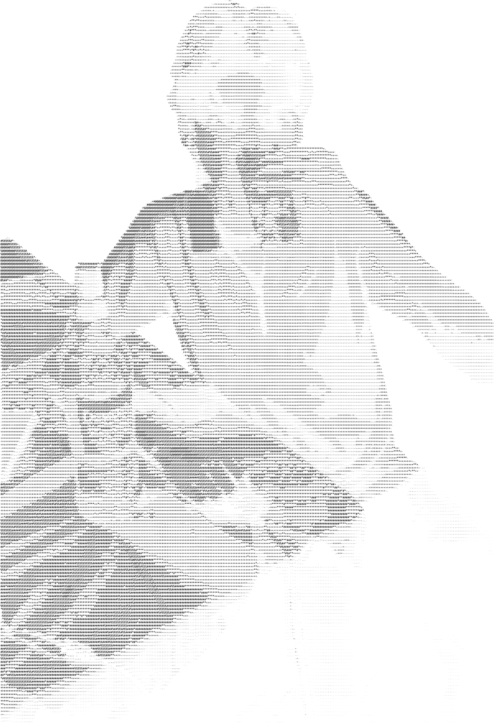
#> input picture assets/portrait-source.png, 988 x 1445 px (shown at 1/2 size)
$ python generate_card.py
#> lines starting #> are read from the running program, lines starting #| are printed output that depends on the picture
import json
import math
import os
from calendar import monthrange
from datetime import date, datetime
from pathlib import Path
from zoneinfo import ZoneInfo
from urllib.request import Request, urlopen

from PIL import Image, ImageDraw, ImageFont

HANDLE = "nankishr"
HOST = "notasynthezoid"
NAME = "Nandhakishor VS"
EDUCATION = "Bachelor's in CSE (ongoing)"
BIO = "Passionate about optimizing software, reading fiction and listening to electronic music."
DOB = date(2008, 10, 1)
QUOTE = "I consume too much water for a human I think…"
TZ = "Asia/Kolkata"
TOKEN = os.environ.get("GITHUB_TOKEN")

W, H, S = 780, 480, 2
PAD_TOP = 28
GAIN = 1.3

BG = (13, 16, 21)
FG = (225, 229, 235)
DIM = (119, 127, 139)
ACCENT = (174, 157, 204)
SUBTLE = (39, 44, 53)

ROOT = Path(__file__).resolve().parents[1]
ASSETS = ROOT / "assets"
MONO = ASSETS / "fonts" / "FragmentMono-Regular.ttf"
SERIF = ASSETS / "fonts" / "CormorantGaramond-Italic[wght].ttf"

YEARS_QUERY = """
query($login: String!) {
  user(login: $login) {
    contributionsCollection { contributionYears }
  }
}
"""

YEAR_QUERY = """
query($login: String!, $from: DateTime!, $to: DateTime!) {
  user(login: $login) {
    contributionsCollection(from: $from, to: $to) {
      totalCommitContributions
      restrictedContributionsCount
    }
  }
}
"""


def font(path, size):
    return ImageFont.truetype(str(path), round(size * S))


# [28 lines left out: functions age, wrap, not called in this run]


def gh(url):
    req = Request(url, headers={
        "Accept": "application/vnd.github+json",
        "User-Agent": "nankishr-profile-card",
        "X-GitHub-Api-Version": "2022-11-28",
    })
    if TOKEN:
        req.add_header("Authorization", f"Bearer {TOKEN}")
    with urlopen(req, timeout=20) as res:
        return json.loads(res.read().decode()), res.headers.get("Link", "")


# [30 lines left out: functions gql, total_commits, not called in this run]


def github_stats():
    stars = 0
    commits = None
    page = 1
    try:
        while True:
            repos, _ = gh(
                f"https://api.github.com/users/{HANDLE}/repos"
                f"?type=owner&per_page=100&page={page}"
            )
            for repo in repos:
                if repo.get("fork"):
                    continue
                stars += repo.get("stargazers_count", 0)
            if len(repos) < 100:
                break
            page += 1
    except Exception as e:
        print(f"GitHub API error (stars): {e}")
    try:
        commits = total_commits()
    except Exception as e:
        print(f"GitHub API error (commits): {e}")
    return stars, commits


# [17 lines left out: functions star_icon, commit_icon, not called in this run]


def main():
    img = Image.new("RGB", (W * S, H * S), BG)
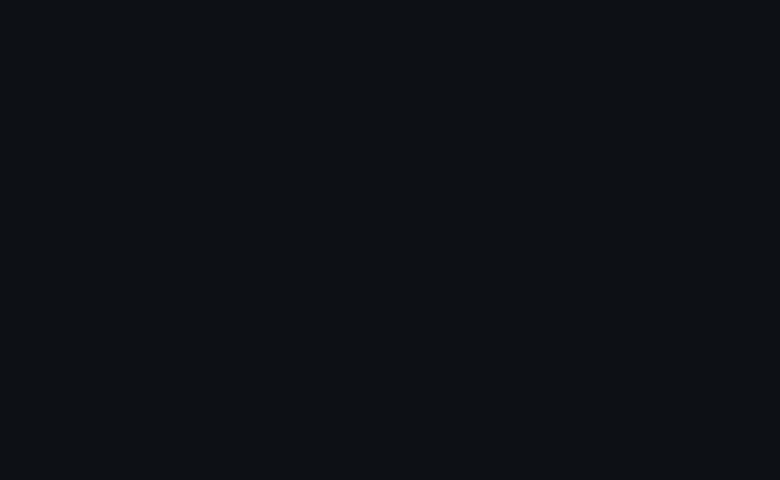
#> img: PIL image 1560x960 RGB (shown at 1/2 size); mean R, G, B 13, 16, 21
    d = ImageDraw.Draw(img)

    src = Image.open(ASSETS / "portrait-source.png").convert("RGBA")
#> src is the input picture: PIL image 988x1445 RGBA; mean R, G, B, A 66.5, 66.5, 66.5, 37.9
    ph = (H - PAD_TOP) * S
    pw = round(src.width * ph / src.height)
#> pw = 618
    alpha = src.getchannel("A").resize((pw, ph), Image.Resampling.LANCZOS)
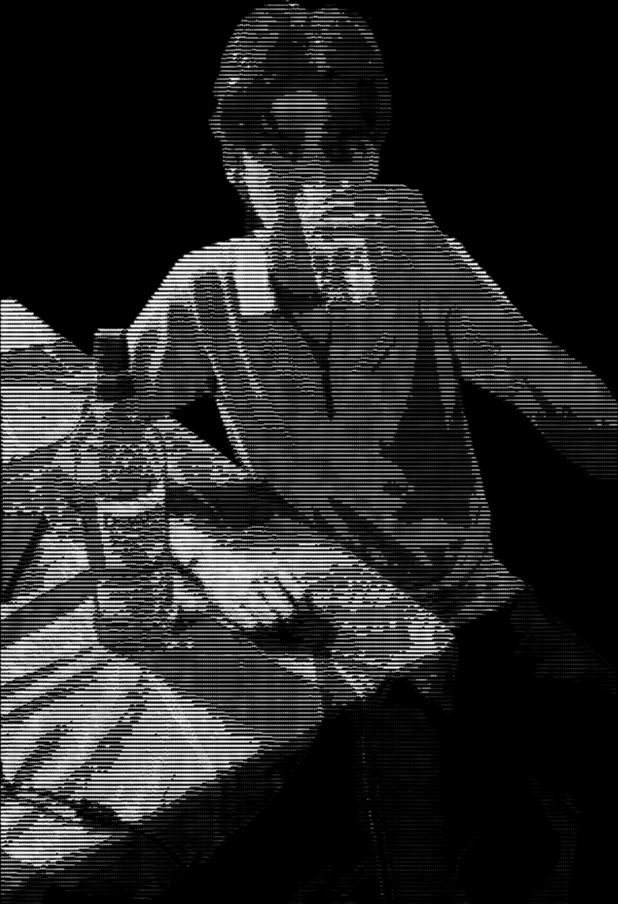
#> alpha: PIL image 618x904 L; min 0, max 255, mean 38.2
    mask = alpha.point([min(255, round(255 * (i / 255) ** 0.8 * GAIN)) for i in range(256)])
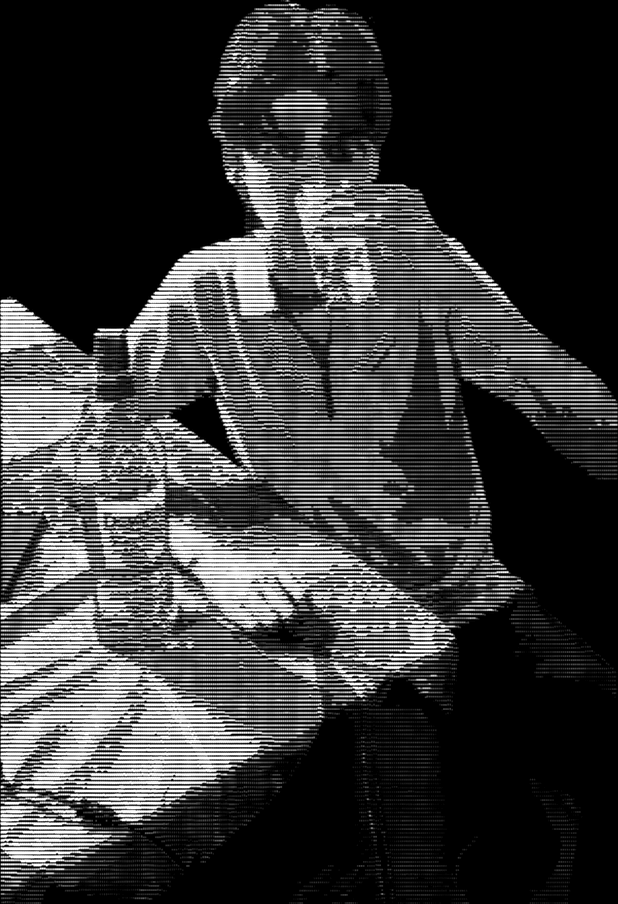
#> mask: PIL image 618x904 L; min 0, max 255, mean 56.6
    img.paste(Image.new("RGB", (pw, ph), FG), (0, PAD_TOP * S), mask)
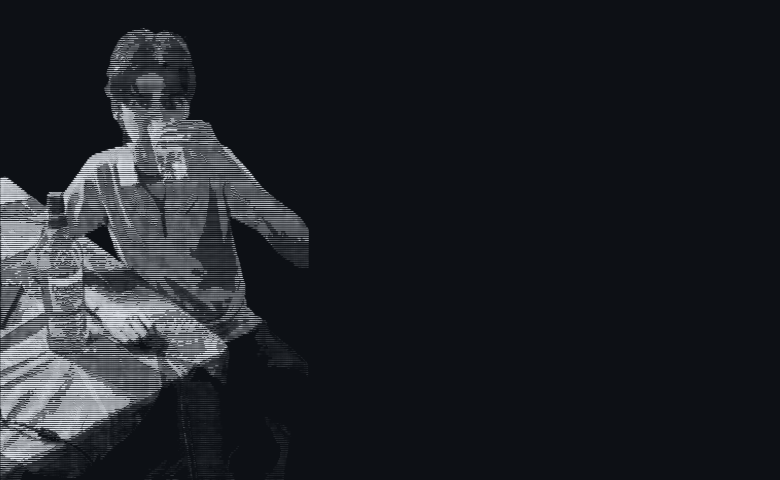
#> img: PIL image 1560x960 RGB (shown at 1/2 size); mean R, G, B 30.5, 33.6, 38.7

    def text(x, y, s, f, c):
        d.text((round(x * S), round(y * S)), s, font=f, fill=c, anchor="ls")

    def line(x1, y1, x2, y2, c):
        d.line((round(x1 * S), round(y1 * S), round(x2 * S), round(y2 * S)), fill=c, width=S)

    def width(s, f):
        return d.textlength(s, font=f) / S

    stars, commits = github_stats()

    x = max(pw / S + 35, 350)
    right = W - 35

    label = font(MONO, 9)
    text(x, 78, "PERSONAL PROFILE", label, DIM)
    line(x, 83, x + width("PERSONAL PROFILE", label), 83, DIM)

    big, small = font(MONO, 21), font(MONO, 12)
    hw = width(HANDLE, big)
    text(x, 117, HANDLE, big, FG)
    text(x + hw, 117, "@", big, DIM)
    text(x + hw + width("@", big), 117, HOST, small, ACCENT)
    line(x, 139, right, 139, SUBTLE)

    key, val = font(MONO, 10), font(MONO, 14)
    uptime = age(DOB, datetime.now(ZoneInfo(TZ)).date())
    for y, k, v in ((173, "name", NAME), (201, "uptime", uptime), (229, "education", EDUCATION)):
        text(x, y, k, key, DIM)
        text(x + 90, y, v, val, FG)

    bio_size, bio_gap = 14, 21
    quote_size, quote_gap = 26, 30
    while True:
        bio_f = font(MONO, bio_size)
        quote_f = font(SERIF, quote_size)
        bio = wrap(d, BIO, bio_f, right - x)
        quote = wrap(d, QUOTE, quote_f, right - x - 25)
        box = quote_f.getbbox("Ihgy", anchor="ls")
        rise, fall = -box[1] / S, box[3] / S
        qtop = 277 + len(bio) * bio_gap + 15
        first = qtop + 6 + rise
        qbottom = first + (len(quote) - 1) * quote_gap + fall + 6
        if qbottom <= 410:
            break
        if quote_size > 19:
            quote_size -= 1
        elif bio_gap > 17:
            bio_gap -= 1
        elif quote_gap > 25:
            quote_gap -= 1
        elif bio_size > 12:
            bio_size = 12
        else:
            raise ValueError("card content doesn't fit")

    for i, row in enumerate(bio):
        text(x, 277 + i * bio_gap, row, bio_f, FG)

    line(x, qtop, x, qbottom, ACCENT)
    for i, row in enumerate(quote):
        open_q = "“" if i == 0 else ""
        close_q = "”" if i == len(quote) - 1 else ""
        text(x + 17, first + i * quote_gap, open_q + row + close_q, quote_f, FG)

    line(x, 435, right, 435, SUBTLE)
    text(x, 458, "Stats:", label, DIM)

    num = font(MONO, 10)
    s_txt = f"{stars:,}"
    c_txt = f"{commits:,}" if commits is not None else "—"
    s_w = 15 + width(s_txt, num)
    c_w = 15 + width(c_txt, num)
    sx = right - (s_w + 16 + c_w)

    star_icon(d, sx + 5, 455, 5)
    text(sx + 15, 458, s_txt, num, FG)

    sep = sx + s_w + 6
    line(sep, 449, sep, 462, SUBTLE)

    cx = sep + 10
    commit_icon(d, cx + 4, 455)
    text(cx + 15, 458, c_txt, num, FG)

    out = ASSETS / "card.png"
    out.parent.mkdir(parents=True, exist_ok=True)
    img.save(out, optimize=True)
    print(f"Generated {out.relative_to(ROOT)} ({W}x{H}) | stars {stars:,} | commits {c_txt}")


if __name__ == "__main__":
    main()
#> (the call stopped at in gh, `with urlopen(req, timeout=20) as res:`: the network is not available in this run)
